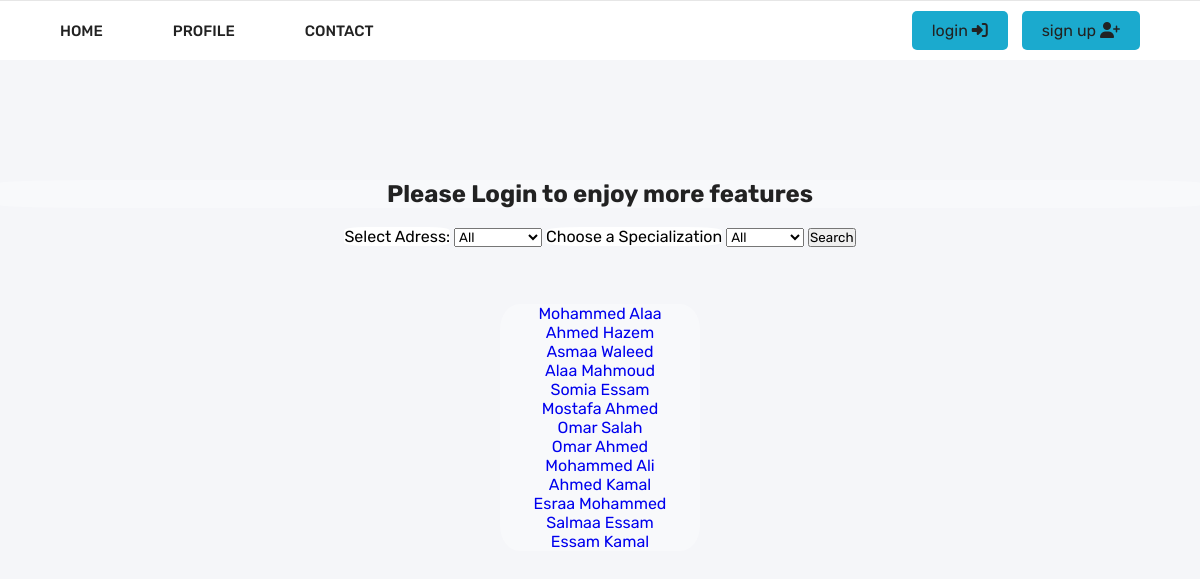
The page /Home on the database its author committed.
### Doctors/models.py (models this page shows, shortened)
class Doctors(models.Model):
    Name = models.CharField(max_length=50 , default='Unknown')
    Phone = models.CharField(max_length=11,  default=1 )
    Adress = models.CharField(max_length=100, default='Unknown')
    Specialization= models.CharField(max_length=50, default='Unknown')

### HomePage/views.py (the view)
# urls.py: 2. Add a URL to urlpatterns:  path('', Home.as_view(), name='home')
def Home(request):
    login_flag= request.user.is_authenticated
    selected_adress = request.GET.get('Adress', '')
    selected_specialization = request.GET.get('Specialization', '')
    doc_list = Doctors.objects.filter(
            Adress__icontains=selected_adress,
            Specialization__icontains=selected_specialization
        )
    context = {
        "doctors": doc_list,
        'login_flag': login_flag,
    }
    return render(request, "HomePage/Home.html", context)

### HomePage/templates/HomePage/Home.html (shortened to what this page needs)
{% extends "HomePage/Base.html" %}
 {%load static%}
 {%block content%}
 <body>
    {%if not login_flag %}
        <h2 class="msg">
            Please Login to enjoy more features
        </h2>
    {%else%}
        <h2 class="msg">
            Welcome {{request.user.first_name}} to Find My Doctor :)
        </h2>
    {%endif%}
<br>
    <div class="container" align="center">
        <form method="GET" action="{% url 'MyDoctorHome' %}">
            <label for="Adress">Select Adress:</label>
            <select name="Adress" id="Adress">
                <option value="">All</option>
            </select>
            <label for="Specialization"> Choose a Specialization</label>
            <select name="Specialization" id="Specialization">
                <option value="">All</option>
            </select>
            <button type="submit">Search</button>
        </form>
    </div>
    <br><br><br>
    <div align="center">
    <ul id="doc_list" >
        {% for doctor in doctors %}
        <a href="{% url 'MyDoctorDetails' doctor.id %}">{{ doctor.Name }}</a> <br>
        {% empty %}
            <li>No results found.</li>
        {% endfor %}
    </ul>
</div>
</body>
{%endblock%}

### HomePage/templates/HomePage/Base.html (shortened to what this page needs)
{% load static%}
{% block content %}     {% endblock content%}
<!DOCTYPE html>
<html lang="en">
<head>
    <link rel="stylesheet" href="{% static 'HomePage/js&css/style.css' %}">
    <link rel="stylesheet" href="{% static 'HomePage/js&css/login.css' %}">
   <link rel="stylesheet" href="https://cdnjs.cloudflare.com/ajax/libs/font-awesome/6.6.0/css/all.min.css">
</head>
<body style="background-image: url(https://thumbs.dreamstime.com/z/group-doctors-standing-line-keeping-arms-crossed-looking-camera-modern-clinic-professional-uniform-high-quality-250784675.jpg)
; background-size: cover ">
    <header>
<nav>
            <div class="links container">
                <ul>
                    <li><a href="{% url 'MyDoctorHome'%}">Home</a></li>
                    <li><a href="{% url 'MyDoctorProfile'%}">Profile</a></li>
                    <li><a href="#">Contact</a> </li>
                </ul>
                <div class="loging_signup">
                    {%if not login_flag %}
                            <a href="{% url 'MyDoctorLogin'%}">login <i class="fa-solid fa-right-to-bracket"></i></a>
                    {%else%}
                        <a href="{% url 'MyDoctorLogout'%}">logout <i class="fa-solid fa-right-to-bracket"></i></a>
                    {%endif%}
                    <a href="{% url 'MyDoctorSignup'%}">sign up <i class="fa-solid fa-user-plus"></i></a>
                </div>
            </div>
</nav>
</body>
    </body>
    </html>

### HomePage/Static/HomePage/js&css/style.css (style rules this page uses)
* { padding: 0; margin: 0; box-sizing: border-box; text-decoration: none; list-style: none; font-family: 'Rubik','sans-serif'; }
:root { --main-color: #fcb700; --dark-color: #222222; --parg-color: #666666; --dark-red: #d01418; --border-color: #6666662a; --name-item: #0066c0; }
body { background: #f5f6f9; margin-top: 180px; }
h1,h2,h3,h4,h5,h6 { color: var(--dark-color); }
.container { width: 75%; margin: auto; }
@media (max-width:1500px) { .container { width: 90%; } }
header { position: fixed; top: 0; left: 0; right: 0; background: #fff; }
header nav { border-top: 1px solid var(--border-color); }
header .links { display: flex; justify-content: space-between; align-items: center; }
header .links ul { display: flex; gap: 70px; }
header .links ul li a { color: var(--dark-color); text-transform: uppercase; font-weight: 500; font-size: 15px; }
header .links ul li { position: relative; padding: 20px 0; }
header .links ul li::after { content: ''; position: absolute; bottom: 0; left: 0; width: 0%; height: 2px; background: var(--main-color); transition: 0.3s ease-in-out; }
header .links .loging_signup a { color: var(--dark-color); padding: 10px 20px; background-color: var(--main-color); margin-left: 10px; border-radius: 5px; }
label { background-color: white; border-style: solid; border-width: thick; border: #222222; border-radius: 20%; text-align: center; }
#doc_list { background-color: rgba(255, 255, 255, 0.3); width: 200px; border-style: solid; border-width: thick; border: #222222; border-radius: 10%; text-align: center; }
.msg { background-color: rgba(255, 255, 255, 0.3); border-style: solid; border-width: thick; border: #222222; border-radius: 10%; text-align: center; }

### HomePage/Static/HomePage/js&css/login.css (style rules this page uses)
:root { --main-color: #1baace; --dark-color: #222222; --parg-color: #666666; --dark-red: #d01418; --border-color: #6666662a; --name-item: #0066c0; }

### rows shown on the page
Doctors: Name "Mohammed Alaa"
Doctors: Name "Ahmed Hazem"
Doctors: Name "Asmaa Waleed"
Doctors: Name "Alaa Mahmoud"
Doctors: Name "Somia Essam"
Doctors: Name "Mostafa Ahmed"
Doctors: Name "Omar Salah"
Doctors: Name "Omar Ahmed"
Doctors: Name "Mohammed Ali"
Doctors: Name "Ahmed Kamal"
Doctors: Name "Esraa Mohammed"
Doctors: Name "Salmaa Essam"
Doctors: Name "Essam Kamal"
